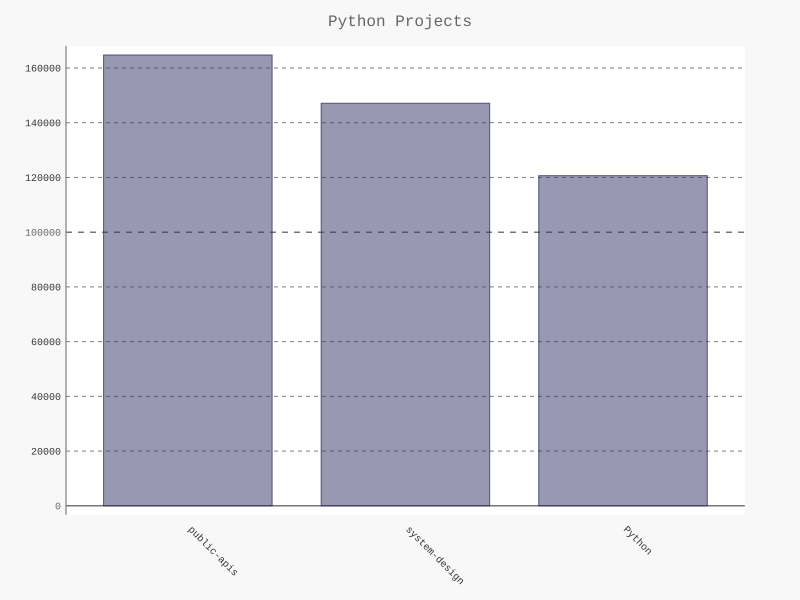

Recreate this plot in Python.
import pygal
from pygal.style import LightColorizedStyle as LCS, LightenStyle as LS

my_style = LS('#333366', base_style=LCS)
chart = pygal.Bar(style=my_style, x_label_rotation=45, show_legend=False)
chart.title = "Python Projects"
chart.x_labels = ['public-apis', 'system-design', 'Python']

plot_dicts = [
    {'value': 164735, 'label': 'Description of public-apis'},
    {'value': 147106, 'label': 'Description of system-design'},
    {'value': 120639, 'label': 'Description of Python'}
]

chart.add('', plot_dicts)
chart.render_to_file('bar_descriptions.svg')
